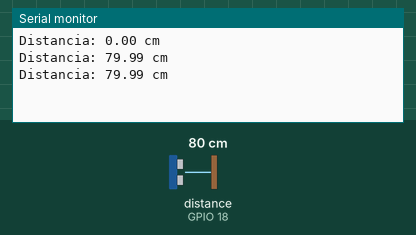
This program was run on a simulated ESP32. On the bench: the last lines printed to the serial monitor. Wiring (from diagram.json): ultrasonic range finder: trigger GPIO 5; echo GPIO 18. The inputs (shaded band) are chosen by the test bench; at power-on: distance to the obstacle (sensor on GPIO 18) 80 cm. The echo pulse lasts 58.3 µs per cm.

Above: at 1.2 s.
1.3 s: distance to the obstacle (sensor on GPIO 18) set to 2 cm
At 1.9 s:
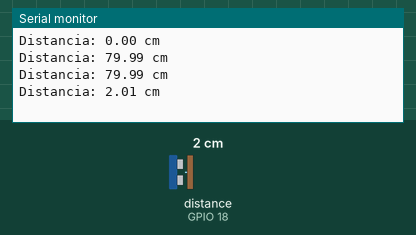
2.8 s: distance to the obstacle (sensor on GPIO 18) set to 4 cm
At 3.4 s:
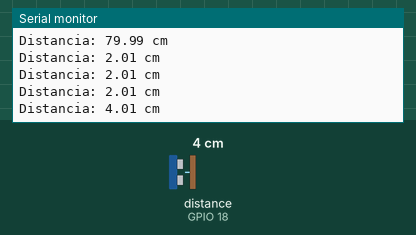
Timing chart, 0 to 5.8 s (numbered marks = the images above; inputs shaded):
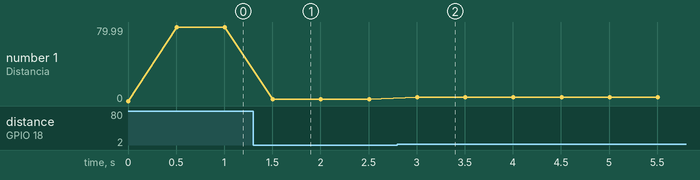

The program:

main.cpp
```cpp
#include <Arduino.h>

// Definir los pines de conexión
const int trigPin = 5;  // Pin de trigger
const int echoPin = 18; // Pin de echo

// Variable compartida para almacenar la distancia medida
volatile float distance = 0.0;

// Tarea para leer el sensor de distancia
void TareaDistancia(void *parameter) {
  while (1) {
    // Limpiar el pin de trigger
    digitalWrite(trigPin, LOW);
    delayMicroseconds(2);

    // Enviar un pulso de 10 microsegundos al pin de trigger
    digitalWrite(trigPin, HIGH);
    delayMicroseconds(10);
    digitalWrite(trigPin, LOW);

    // Leer el tiempo que tarda en llegar el eco
    long duration = pulseIn(echoPin, HIGH);

    // Calcular la distancia en centímetros
    distance = duration * 0.0343 / 2; // Actualizar la distancia

    // Esperar antes de la siguiente medición (100 ms)
    vTaskDelay(pdMS_TO_TICKS(100));
  }
}

// Tarea para imprimir la distancia por UART
void TareaImpresion(void *parameter) {
  while (1) {
    // Leer la distancia y mostrarla en el monitor serial
    Serial.print("Distancia: ");
    Serial.print(distance);
    Serial.println(" cm");

    // Esperar antes de la siguiente impresión (500 ms)
    vTaskDelay(pdMS_TO_TICKS(500));
  }
}

void setup() {
  // Iniciar la comunicación serial
  Serial.begin(115200);

  // Configurar los pines
  pinMode(trigPin, OUTPUT);
  pinMode(echoPin, INPUT);

  // Crear las tareas de FreeRTOS
  xTaskCreate(
    TareaDistancia,   // Función de la tarea
    "Lee Distancia",    // Nombre de la tarea
    2048,               // Tamaño de la pila
    NULL,               // Parámetros de la tarea
    1,                  // Prioridad de la tarea
    NULL                // Handle de la tarea
  );

  xTaskCreate(
    TareaImpresion,  // Función de la tarea
    "Imprime Distancia",   // Nombre de la tarea
    2048,               // Tamaño de la pila
    NULL,               // Parámetros de la tarea
    1,                  // Prioridad de la tarea
    NULL                // Handle de la tarea
  );
}

void loop() {

}
```

Measured:
- after the input at 1.3 s, the serial monitor: prints a new line after 0.21 s (image 1)
- after the input at 2.8 s, the serial monitor: prints a new line after 0.21 s (image 2)
- plotted number 1: 79.99 → 2.01 after the input at 1.3 s, 2.01 → 4.01 after the input at 2.8 s
